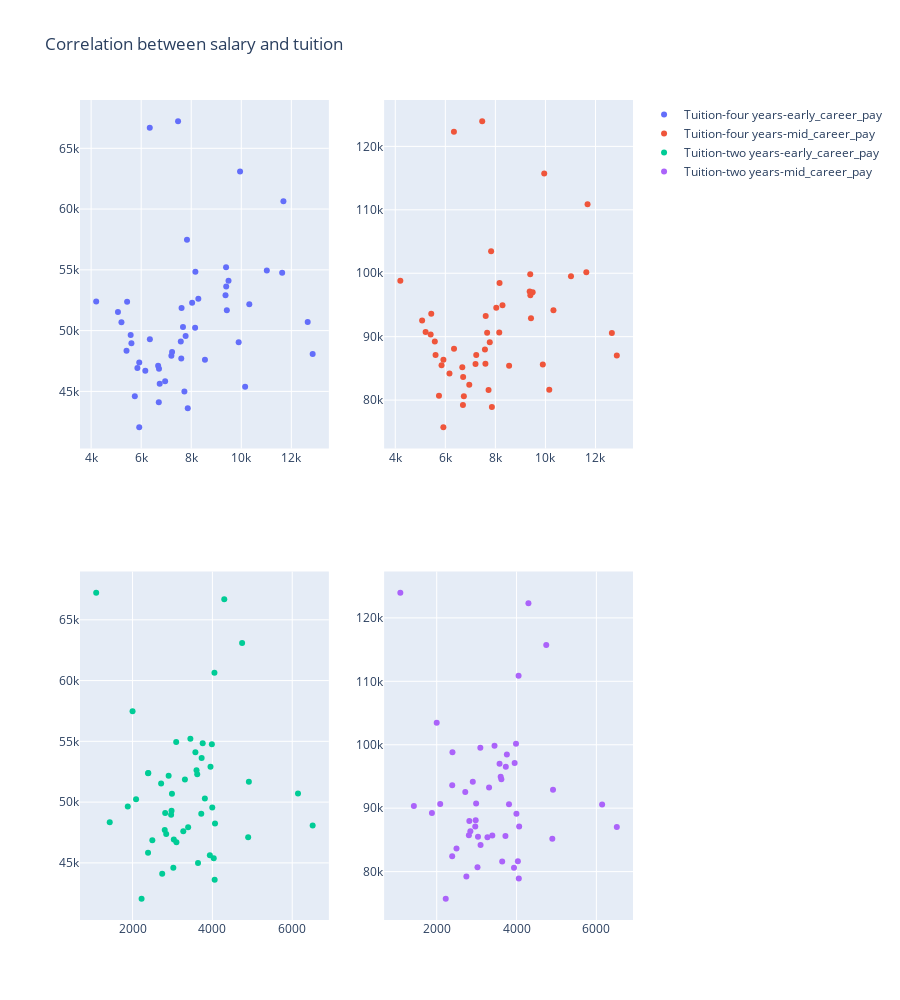

The cell this chart's notebook holds for it:
### Code cell
import plotly.graph_objects as go
from plotly.subplots import make_subplots
fig = make_subplots(
    rows=2, cols=2,
    column_widths=[0.4, 0.4],
    row_heights=[0.4, 0.4],
    )

for univ_type in univ_type_list:
    for pay in pay_list:
        fig.add_trace(

            go.Scatter(
            x=df[univ_type],
            y=df[pay],
            mode="markers",
            name= f"{univ_type}-{pay}",
            
            
            ),
            row=univ_type_list.index(univ_type)+1,
            col=pay_list.index(pay)+1,
        )
        


fig.update_layout(title_text="Correlation between salary and tuition", showlegend=True, height=1000)
# fig.write_html("../../../graphs/html/five/scatter_plot.html")
fig.show()
